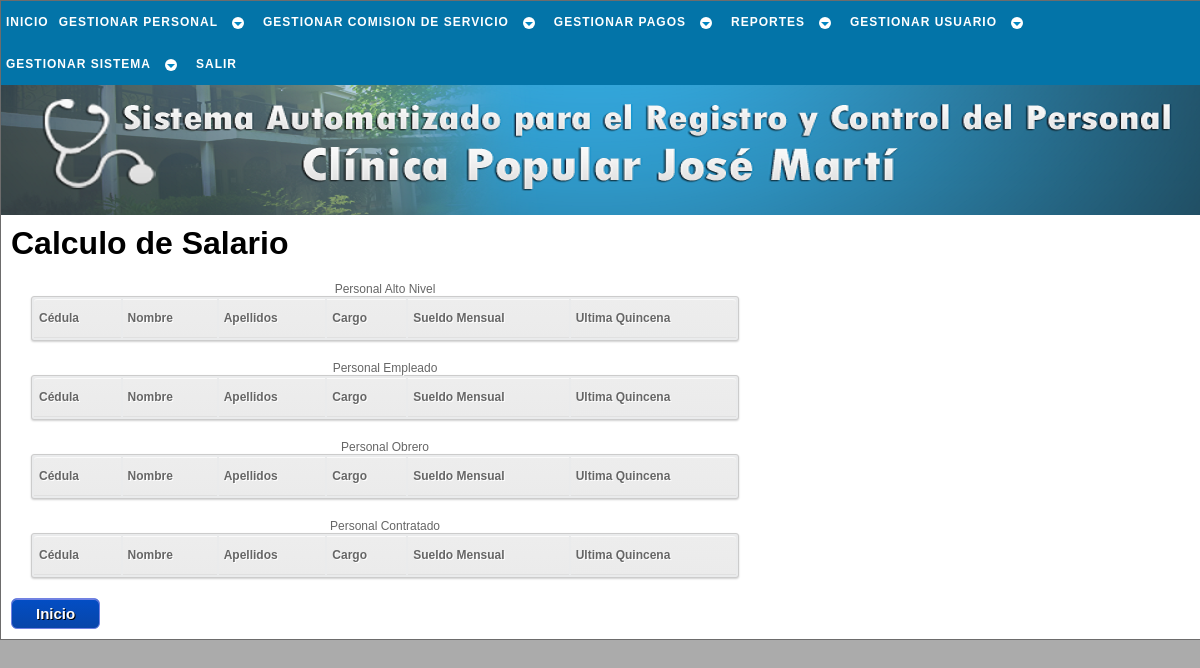
The app's page /php/pago/calc_salario_a.php (signed in), older data.
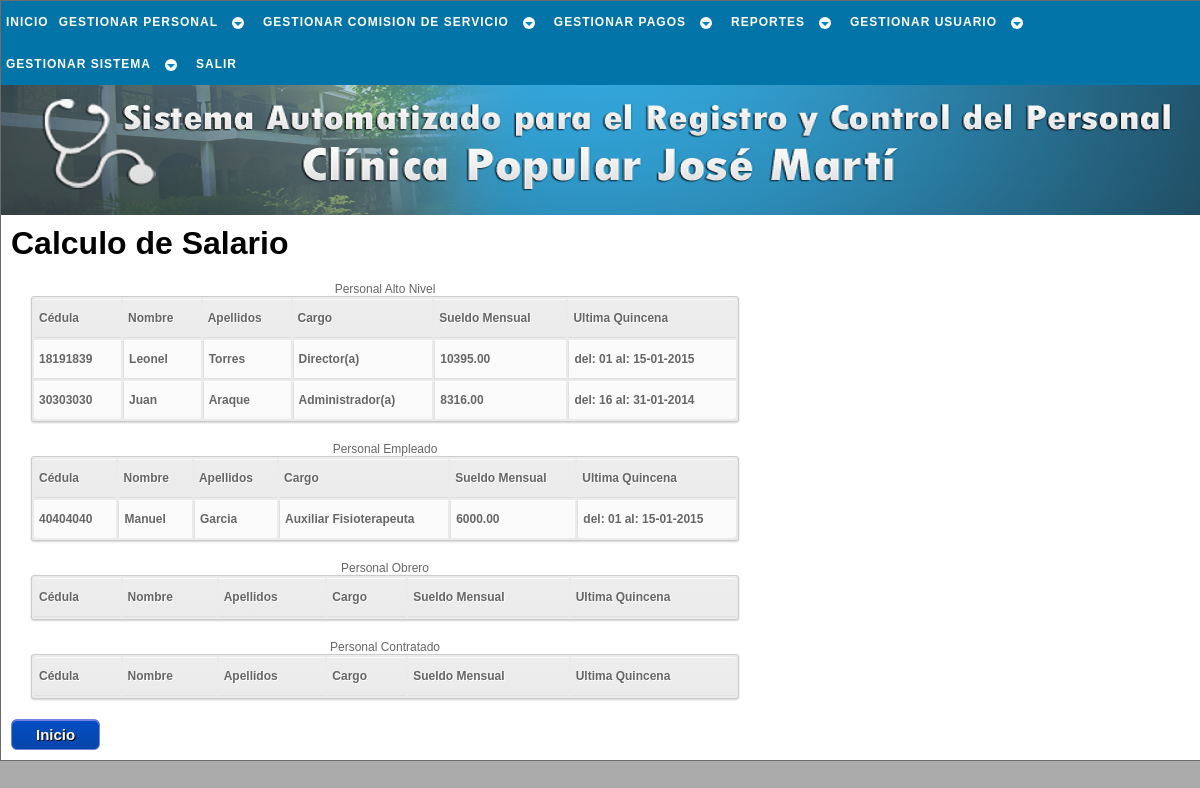
The same page, newer data.
### tables this page shows
CREATE TABLE `laboral` (
  `cedula` int(12) NOT NULL,
  `sueldo_mensual` decimal(7,2) NOT NULL,
  `fecha_ingreso` date NOT NULL,
  `condicion` varchar(10) NOT NULL,
  `cargo` varchar(23) NOT NULL,
  `rango` varchar(22) NOT NULL,
  `area_desemp` varchar(14) NOT NULL,
  `resolucion` varchar(40) NOT NULL,
  `ley` varchar(5) NOT NULL,
  PRIMARY KEY (`cedula`),
  CONSTRAINT `laboral_ibfk_1` FOREIGN KEY (`cedula`) REFERENCES `trabajador` (`cedula`) ON UPDATE CASCADE
);

CREATE TABLE `trabajador` (
  `cedula` int(12) NOT NULL,
  `nombre` varchar(30) NOT NULL,
  `apellido` varchar(30) NOT NULL,
  `ciudadania` varchar(15) NOT NULL,
  `pasaporte` varchar(30) NOT NULL,
  `libreta_militr` varchar(30) NOT NULL,
  `fe_nac` date NOT NULL,
  `lug_nac` varchar(30) NOT NULL,
  `est_civil` varchar(15) NOT NULL,
  `nconyugue` varchar(50) NOT NULL,
  `estudia` int(1) NOT NULL,
  `direccion` varchar(50) NOT NULL,
  `telefono` varchar(12) NOT NULL,
  `estado` tinyint(1) NOT NULL,
  `actualizado` date NOT NULL,
  PRIMARY KEY (`cedula`)
);

### php/_sql/conslt_trabj_sql.php (called while the page is built, shortened)
<?php
	function conslt_rango_trb($cnx_bd,$dato1,$dato2){
		$sql = "SELECT trabajador.cedula,nombre,apellido,cargo,sueldo_mensual,fecha_ingreso
				FROM trabajador
				JOIN laboral ON laboral.cedula = trabajador.cedula
				WHERE rango = '$dato1'
				AND condicion = '$dato2'
				AND estado = 1
				ORDER BY sueldo_mensual
				DESC";
		$resultado = $cnx_bd -> query($sql);
		return $resultado;
	}
	function conslt_fch_qicn($cnx_bd,$ced){
		$sql = "SELECT inicio_quincena,fin_quincena
				FROM salario
				WHERE cedula = '$ced'
				ORDER BY inicio_quincena
				DESC
				LIMIT 1";
		$resultado = $cnx_bd -> query($sql);
		return $resultado;
	}
?>

### php/pago/calc_salario_a.php (the view, shortened to what the changed rows need)
<!DOCTYPE html PUBLIC "-//W3C//DTD XHTML 1.1//EN" "http://www.w3.org/TR/xhtml11/DTD/xhtml11.dtd" />
<html xmlns="http://www.w3.org/1999/xhtml" xml:lang="es" lang="es" dir="ltr">
	<head>
		<link rel="stylesheet" href="../../css/estilo.css" type="text/css" media="screen" />
    </head>
	<body>
		<div id="cuerpo">
			<div id="pagina">
				<?php
					$cnx_bd = conexion();
					include('../_sql/conslt_trabj_sql.php');
					$alto = conslt_rango_trb($cnx_bd,'Personal de Alto Nivel','Fijo');
					$empleado = conslt_rango_trb($cnx_bd,'Personal Empleado','Fijo');
				?>
				<h1>Calculo de Salario</h1>
				<table id="tabla">
					<caption>Personal Alto Nivel</caption>
					<tr>
						<th>Cédula</th>
						<th>Nombre</th>
						<th>Apellidos</th>
						<th>Cargo</th>
						<th>Sueldo Mensual</th>
						<th>Ultima Quincena</th>
					</tr>
					<?php
						while ($fila = $alto -> fetch_object()){
							$fcha = conslt_fch_qicn($cnx_bd,$fila -> cedula);
							$fch_fila = $fcha -> fetch_object();
							list(,,$di) = explode('-', $fch_fila -> inicio_quincena);
							list($af,$mf,$df) = explode('-', $fch_fila -> fin_quincena);
					?>
							<tr>
								<td><a href="#" title="Click para calcular el salario del trabajador" OnClick="envia_calc_salr('<?=$fila -> sueldo_mensual?>','<?=$fila -> cedula?>')"><?=$fila -> cedula?></a></td>
								<td><a href="#" title="Click para calcular el salario del trabajador" OnClick="envia_calc_salr('<?=$fila -> sueldo_mensual?>','<?=$fila -> cedula?>')"><?=$fila -> nombre?></a></td>
								<td><a href="#" title="Click para calcular el salario del trabajador" OnClick="envia_calc_salr('<?=$fila -> sueldo_mensual?>','<?=$fila -> cedula?>')"><?=$fila -> apellido?></a></td>
								<td><a href="#" title="Click para calcular el salario del trabajador" OnClick="envia_calc_salr('<?=$fila -> sueldo_mensual?>','<?=$fila -> cedula?>')"><?=$fila -> cargo?></a></td>
								<td><a href="#" title="Click para calcular el salario del trabajador" OnClick="envia_calc_salr('<?=$fila -> sueldo_mensual?>','<?=$fila -> cedula?>')"><?=$fila -> sueldo_mensual?></a></td>
								<td><a href="#" title="Click para calcular el salario del trabajador" OnClick="envia_calc_salr('<?=$fila -> sueldo_mensual?>','<?=$fila -> cedula?>')"><?='del: '.$di.' al: '.$df.'-'.$mf.'-'.$af?></a></td>
							</tr>
					<?php
						}
					?>
				</table>
				<table id="tabla">
					<caption>Personal Empleado</caption>
					<tr>
						<th>Cédula</th>
						<th>Nombre</th>
						<th>Apellidos</th>
						<th>Cargo</th>
						<th>Sueldo Mensual</th>
						<th>Ultima Quincena</th>
					</tr>
					<?php
						while ($fila = $empleado -> fetch_object()){
							$fcha = conslt_fch_qicn($cnx_bd,$fila -> cedula);
							$fch_fila = $fcha -> fetch_object();
							list(,,$di) = explode('-', $fch_fila -> inicio_quincena);
							list($af,$mf,$df) = explode('-', $fch_fila -> fin_quincena);
					?>
							<tr>
								<td><a href="#" title="Click para calcular el salario del trabajador" OnClick="envia_calc_salr('<?=$fila -> sueldo_mensual?>','<?=$fila -> cedula?>')"><?=$fila -> cedula?></a></td>
								<td><a href="#" title="Click para calcular el salario del trabajador" OnClick="envia_calc_salr('<?=$fila -> sueldo_mensual?>','<?=$fila -> cedula?>')"><?=$fila -> nombre?></a></td>
								<td><a href="#" title="Click para calcular el salario del trabajador" OnClick="envia_calc_salr('<?=$fila -> sueldo_mensual?>','<?=$fila -> cedula?>')"><?=$fila -> apellido?></a></td>
								<td><a href="#" title="Click para calcular el salario del trabajador" OnClick="envia_calc_salr('<?=$fila -> sueldo_mensual?>','<?=$fila -> cedula?>')"><?=$fila -> cargo?></a></td>
								<td><a href="#" title="Click para calcular el salario del trabajador" OnClick="envia_calc_salr('<?=$fila -> sueldo_mensual?>','<?=$fila -> cedula?>')"><?=$fila -> sueldo_mensual?></a></td>
								<td><a href="#" title="Click para calcular el salario del trabajador" OnClick="envia_calc_salr('<?=$fila -> sueldo_mensual?>','<?=$fila -> cedula?>')"><?='del: '.$di.' al: '.$df.'-'.$mf.'-'.$af?></a></td>
							</tr>
					<?php
						}
					?>
				</table>
				<table id="tabla">
					<caption>Personal Obrero</caption>
					<tr>
						<th>Cédula</th>
						<th>Nombre</th>
						<th>Apellidos</th>
						<th>Cargo</th>
						<th>Sueldo Mensual</th>
						<th>Ultima Quincena</th>
					</tr>
				</table>
				<table id="tabla">
					<caption>Personal Contratado</caption>
					<tr>
						<th>Cédula</th>
						<th>Nombre</th>
						<th>Apellidos</th>
						<th>Cargo</th>
						<th>Sueldo Mensual</th>
						<th>Ultima Quincena</th>
					</tr>
				</table>
			</div>
		</div>
	</body>
</html>

Row changes from the older to the newer data that the page shows:
now on this page (row edited): laboral: cedula.cedula "18191839", cedula.nombre "Leonel", cedula.apellido "Torres", cargo "Director(a)", sueldo_mensual "10395.00", di "01", df "15", mf "01", af "2015", shown under "Personal Alto Nivel"
now on this page (row edited): laboral: cedula.cedula "30303030", cedula.nombre "Juan", cedula.apellido "Araque", cargo "Administrador(a)", sueldo_mensual "8316.00", di "16", df "31", mf "01", af "2014", shown under "Personal Alto Nivel"
now on this page (row edited): laboral: cedula.cedula "40404040", cedula.nombre "Manuel", cedula.apellido "Garcia", cargo "Auxiliar Fisioterapeuta", sueldo_mensual "6000.00", df "15", mf "01", af "2015", shown under "Personal Empleado"
